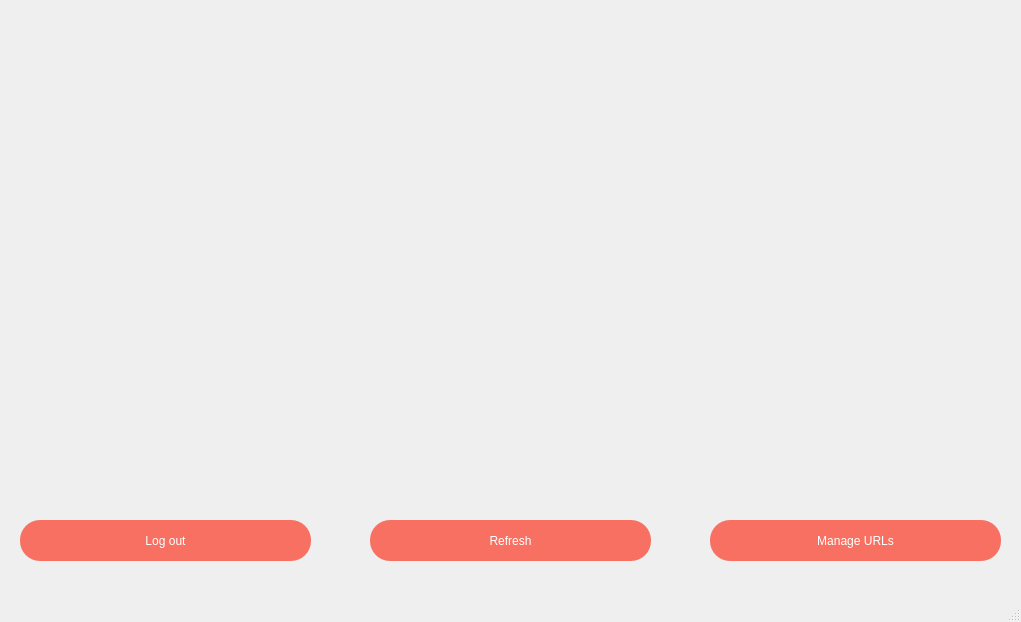
<?xml version="1.0" encoding="UTF-8"?>
<ui version="4.0">
 <class>MainWindow</class>
 <widget class="QMainWindow" name="MainWindow">
  <property name="geometry">
   <rect>
    <x>0</x>
    <y>0</y>
    <width>1021</width>
    <height>622</height>
   </rect>
  </property>
  <property name="windowTitle">
   <string>MainWindow</string>
  </property>
  <property name="styleSheet">
   <string notr="true">background-color:rgb(38, 38, 38);
QPushButton::hover{
 color: #f55c4c;
}</string>
  </property>
  <widget class="QWidget" name="centralwidget">
   <widget class="QPushButton" name="pushButton">
    <property name="geometry">
     <rect>
      <x>20</x>
      <y>520</y>
      <width>291</width>
      <height>41</height>
     </rect>
    </property>
    <property name="styleSheet">
     <string notr="true">background: #f77062;
color: #fff;
border-radius: 20px;</string>
    </property>
    <property name="text">
     <string>Log out</string>
    </property>
   </widget>
   <widget class="QPushButton" name="pushButton_2">
    <property name="geometry">
     <rect>
      <x>710</x>
      <y>520</y>
      <width>291</width>
      <height>41</height>
     </rect>
    </property>
    <property name="styleSheet">
     <string notr="true">background: #f77062;
color: #fff;
border-radius: 20px;</string>
    </property>
    <property name="text">
     <string>Manage URLs</string>
    </property>
   </widget>
   <widget class="QWidget" name="verticalLayoutWidget">
    <property name="geometry">
     <rect>
      <x>20</x>
      <y>30</y>
      <width>981</width>
      <height>411</height>
     </rect>
    </property>
    <layout class="QVBoxLayout" name="containerLayout"/>
   </widget>
   <widget class="QLabel" name="messageBox">
    <property name="geometry">
     <rect>
      <x>290</x>
      <y>450</y>
      <width>441</width>
      <height>41</height>
     </rect>
    </property>
    <property name="styleSheet">
     <string notr="true">font-size:14pt;
color: #f77062;</string>
    </property>
    <property name="text">
     <string/>
    </property>
   </widget>
   <widget class="QPushButton" name="refreshButton">
    <property name="geometry">
     <rect>
      <x>370</x>
      <y>520</y>
      <width>281</width>
      <height>41</height>
     </rect>
    </property>
    <property name="styleSheet">
     <string notr="true">background: #f77062;
color: #fff;
border-radius: 20px;</string>
    </property>
    <property name="text">
     <string>Refresh</string>
    </property>
   </widget>
  </widget>
  <widget class="QMenuBar" name="menubar">
   <property name="geometry">
    <rect>
     <x>0</x>
     <y>0</y>
     <width>1021</width>
     <height>21</height>
    </rect>
   </property>
  </widget>
  <widget class="QStatusBar" name="statusbar"/>
 </widget>
 <resources/>
 <connections/>
</ui>
